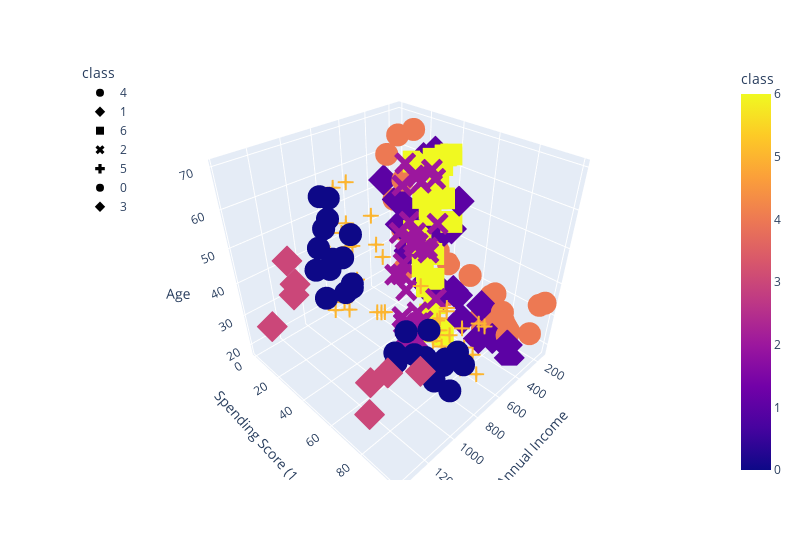

The cell this chart's notebook holds for it:
### Code cell
fig = px.scatter_3d(
    cleaned_df_shopping,
    x="Annual Income",
    y="Spending Score (1-100)",
    z="Age",
    color="class",
    symbol="class",
    width=800,
)
fig.update_layout(legend=dict(x=0, y=1))
fig.show()

### Figure 1 — Plotly figure (JSON) as saved in the notebook; plotly's stock layout.template omitted (floating-point values rounded to 4 significant figures)
{"data": [{"hovertemplate": "class=%{marker.color}<br>Annual Income=%{x}<br>Spending Score (1-100)=%{y}<br>Age=%{z}<extra></extra>", "legendgroup": "4", "marker": {"color": [4, 4, 4, 4, 4, 4, 4, 4, 4, 4, 4, 4, 4, 4, 4, 4, 4, 4, 4, 4, 4, 4, 4, 4, 4, 4, 4, 4, 4, 4, 4, 4], "coloraxis": "coloraxis", "symbol": "circle"}, "mode": "markers", "name": "4", "scene": "scene", "showlegend": true, "type": "scatter3d", "x": [150, 150, 160, 160, 170, 170, 180, 180, 190, 190, 190, 190, 200, 200, 200, 200, 210, 210, 230, 230, 240, 240, 250, 250, 280, 280, 280, 280, 290, 290, 300, 300], "y": [39, 81, 6, 77, 40, 76, 6, 94, 3, 72, 14, 99, 15, 77, 13, 79, 35, 66, 29, 98, 35, 73, 5, 73, 14, 82, 32, 61, 31, 87, 4, 73], "z": [19, 21, 20, 23, 31, 22, 35, 23, 64, 30, 67, 35, 58, 24, 37, 22, 35, 20, 52, 35, 35, 25, 46, 31, 54, 29, 45, 35, 40, 23, 60, 21]}, {"hovertemplate": "class=%{marker.color}<br>Annual Income=%{x}<br>Spending Score (1-100)=%{y}<br>Age=%{z}<extra></extra>", "legendgroup": "1", "marker": {"color": [1, 1, 1, 1, 1, 1, 1, 1, 1, 1, 1, 1, 1, 1, 1, 1, 1, 1, 1, 1, 1, 1, 1, 1, 1, 1], "coloraxis": "coloraxis", "symbol": "diamond"}, "mode": "markers", "name": "1", "scene": "scene", "showlegend": true, "type": "scatter3d", "x": [330, 330, 330, 330, 340, 340, 370, 370, 380, 380, 390, 390, 390, 390, 400, 400, 400, 400, 420, 420, 430, 430, 430, 430, 440, 440], "y": [4, 92, 14, 81, 17, 73, 26, 75, 35, 92, 36, 61, 28, 65, 55, 47, 42, 42, 52, 60, 54, 60, 45, 41, 50, 46], "z": [53, 18, 49, 21, 42, 30, 36, 20, 65, 24, 48, 31, 49, 24, 50, 27, 29, 31, 49, 33, 31, 59, 50, 47, 51, 69]}, {"hovertemplate": "class=%{marker.color}<br>Annual Income=%{x}<br>Spending Score (1-100)=%{y}<br>Age=%{z}<extra></extra>", "legendgroup": "6", "marker": {"color": [6, 6, 6, 6, 6, 6, 6, 6, 6, 6, 6, 6, 6, 6, 6, 6, 6, 6, 6, 6, 6, 6, 6, 6, 6, 6, 6, 6], "coloraxis": "coloraxis", "symbol": "square"}, "mode": "markers", "name": "6", "scene": "scene", "showlegend": true, "type": "scatter3d", "x": [460, 460, 460, 460, 470, 470, 480, 480, 480, 480, 480, 480, 490, 490, 500, 500, 540, 540, 540, 540, 540, 540, 540, 540, 540, 540, 540, 540], "y": [51, 46, 56, 55, 52, 59, 51, 59, 50, 48, 59, 47, 55, 42, 49, 56, 47, 54, 53, 48, 52, 42, 51, 55, 41, 44, 57, 46], "z": [27, 53, 70, 19, 67, 54, 63, 18, 43, 68, 19, 32, 70, 47, 60, 60, 59, 26, 45, 40, 23, 49, 57, 38, 67, 46, 21, 48]}, {"hovertemplate": "class=%{marker.color}<br>Annual Income=%{x}<br>Spending Score (1-100)=%{y}<br>Age=%{z}<extra></extra>", "legendgroup": "2", "marker": {"color": [2, 2, 2, 2, 2, 2, 2, 2, 2, 2, 2, 2, 2, 2, 2, 2, 2, 2, 2, 2, 2, 2, 2, 2, 2, 2, 2, 2, 2, 2, 2, 2, 2, 2, 2, 2], "coloraxis": "coloraxis", "symbol": "x"}, "mode": "markers", "name": "2", "scene": "scene", "showlegend": true, "type": "scatter3d", "x": [570, 570, 580, 580, 590, 590, 600, 600, 600, 600, 600, 600, 610, 610, 620, 620, 620, 620, 620, 620, 630, 630, 630, 630, 630, 630, 640, 640, 650, 650, 650, 650, 670, 670, 670, 670], "y": [58, 55, 60, 46, 55, 41, 49, 40, 42, 52, 47, 50, 42, 49, 41, 48, 59, 55, 56, 42, 50, 46, 43, 48, 52, 54, 42, 46, 48, 50, 43, 59, 43, 57, 56, 40], "z": [55, 22, 34, 50, 68, 18, 48, 40, 32, 24, 47, 27, 48, 20, 23, 49, 67, 26, 49, 21, 66, 54, 68, 66, 65, 19, 38, 19, 18, 19, 63, 49, 51, 50, 27, 38]}, {"hovertemplate": "class=%{marker.color}<br>Annual Income=%{x}<br>Spending Score (1-100)=%{y}<br>Age=%{z}<extra></extra>", "legendgroup": "5", "marker": {"color": [5, 5, 5, 5, 5, 5, 5, 5, 5, 5, 5, 5, 5, 5, 5, 5, 5, 5, 5, 5, 5, 5, 5, 5, 5, 5, 5, 5, 5, 5, 5, 5, 5, 5, 5, 5, 5, 5, 5, 5, 5, 5], "coloraxis": "coloraxis", "symbol": "cross"}, "mode": "markers", "name": "5", "scene": "scene", "showlegend": true, "type": "scatter3d", "x": [690, 690, 700, 700, 710, 710, 710, 710, 710, 710, 720, 720, 730, 730, 730, 730, 740, 740, 750, 750, 760, 760, 770, 770, 770, 770, 780, 780, 780, 780, 780, 780, 780, 780, 780, 780, 780, 780, 790, 790, 810, 810], "y": [58, 91, 29, 77, 35, 95, 11, 75, 9, 75, 34, 71, 5, 88, 7, 73, 10, 72, 5, 93, 40, 87, 12, 97, 36, 74, 22, 90, 17, 88, 20, 76, 16, 89, 1, 78, 1, 73, 35, 83, 5, 93], "z": [40, 39, 23, 31, 43, 40, 59, 38, 47, 39, 25, 31, 20, 29, 44, 32, 19, 35, 57, 32, 28, 32, 25, 28, 48, 32, 34, 34, 43, 39, 44, 38, 47, 27, 37, 30, 34, 30, 56, 29, 19, 31]}, {"hovertemplate": "class=%{marker.color}<br>Annual Income=%{x}<br>Spending Score (1-100)=%{y}<br>Age=%{z}<extra></extra>", "legendgroup": "0", "marker": {"color": [0, 0, 0, 0, 0, 0, 0, 0, 0, 0, 0, 0, 0, 0, 0, 0, 0, 0, 0, 0, 0, 0, 0, 0, 0, 0, 0, 0], "coloraxis": "coloraxis", "symbol": "circle"}, "mode": "markers", "name": "0", "scene": "scene", "showlegend": true, "type": "scatter3d", "x": [850, 850, 860, 860, 870, 870, 870, 870, 870, 870, 880, 880, 880, 880, 930, 930, 970, 970, 980, 980, 990, 990, 1010, 1010, 1030, 1030, 1030, 1030], "y": [26, 75, 20, 95, 27, 63, 13, 75, 10, 92, 13, 86, 15, 69, 14, 90, 32, 86, 15, 88, 39, 97, 24, 68, 17, 85, 23, 69], "z": [50, 36, 42, 33, 36, 32, 40, 28, 36, 36, 52, 30, 58, 27, 59, 35, 37, 32, 46, 29, 41, 30, 54, 28, 41, 36, 34, 32]}, {"hovertemplate": "class=%{marker.color}<br>Annual Income=%{x}<br>Spending Score (1-100)=%{y}<br>Age=%{z}<extra></extra>", "legendgroup": "3", "marker": {"color": [3, 3, 3, 3, 3, 3, 3, 3], "coloraxis": "coloraxis", "symbol": "diamond"}, "mode": "markers", "name": "3", "scene": "scene", "showlegend": true, "type": "scatter3d", "x": [1130, 1130, 1200, 1200, 1260, 1260, 1370, 1370], "y": [8, 91, 16, 79, 28, 74, 18, 83], "z": [33, 38, 47, 35, 45, 32, 32, 30]}], "layout": {"coloraxis": {"colorbar": {"title": {"text": "class"}}, "colorscale": [[0, "#0d0887"], [0.1111, "#46039f"], [0.2222, "#7201a8"], [0.3333, "#9c179e"], [0.4444, "#bd3786"], [0.5556, "#d8576b"], [0.6667, "#ed7953"], [0.7778, "#fb9f3a"], [0.8889, "#fdca26"], [1, "#f0f921"]]}, "legend": {"title": {"text": "class"}, "tracegroupgap": 0, "x": 0, "y": 1}, "margin": {"t": 60}, "scene": {"domain": {"x": [0, 1], "y": [0, 1]}, "xaxis": {"title": {"text": "Annual Income"}}, "yaxis": {"title": {"text": "Spending Score (1-100)"}}, "zaxis": {"title": {"text": "Age"}}}, "width": 800}}
